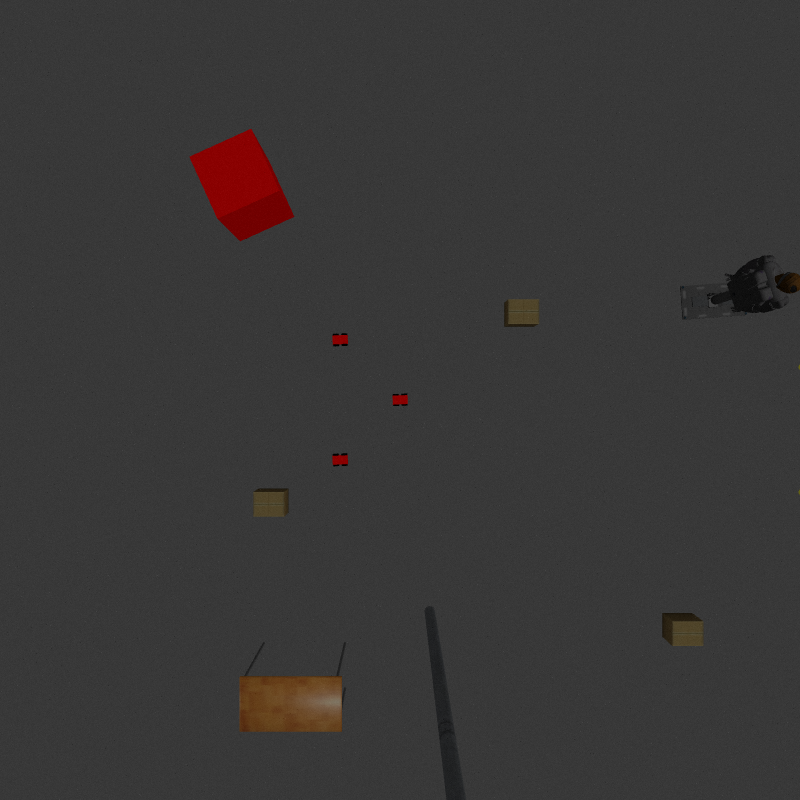
#> input picture catkin_ws/src/multi_robot/src/raw_img.png, 800 x 800 px, found by its file name
$ python sample.py
#> lines starting #> are read from the running program, lines starting #| are printed output that depends on the picture; after the words box and inside, x2 and y2 are one past the last pixel; in counts of white or black regions, pixels touching at a corner belong together
import cv2
import numpy as np
import matplotlib.pyplot as plt

cv_image = cv2.imread('multi_robot/src/raw_img.png')
#> cv_image is the input picture: shape (800, 800, 3); mean B, G, R 54.8, 55.2, 57

cv2.imshow("Image window", cv_image)
cv2.waitKey(0)

# gray = cv2.cvtColor(cv_image, cv2.COLOR_BGR2GRAY)
blue_img, green_img, red_img = cv2.split(cv_image)
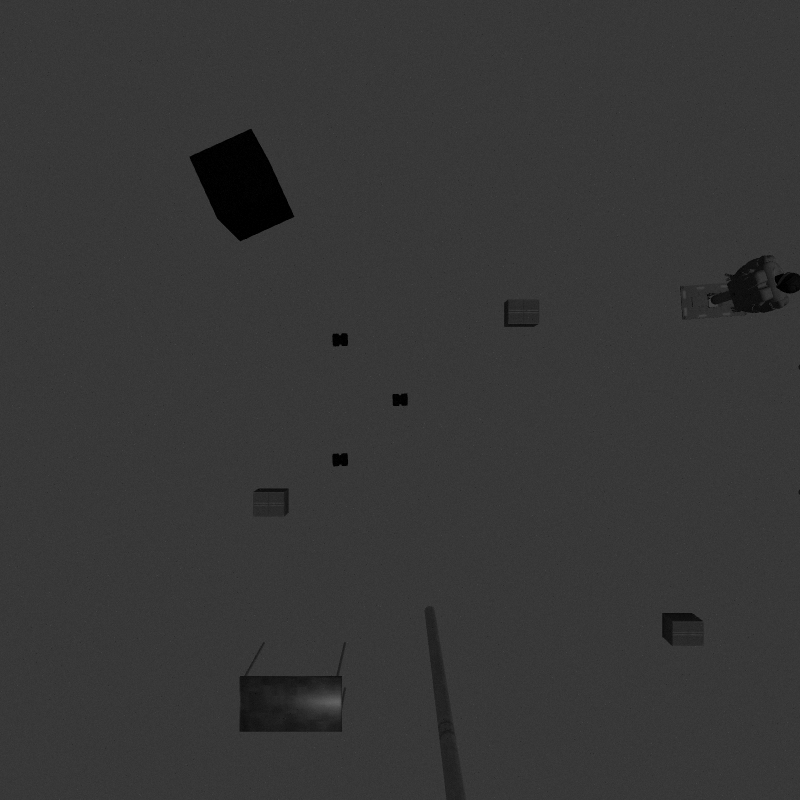
#> blue_img: shape (800, 800); min 0, max 99, mean 54.8
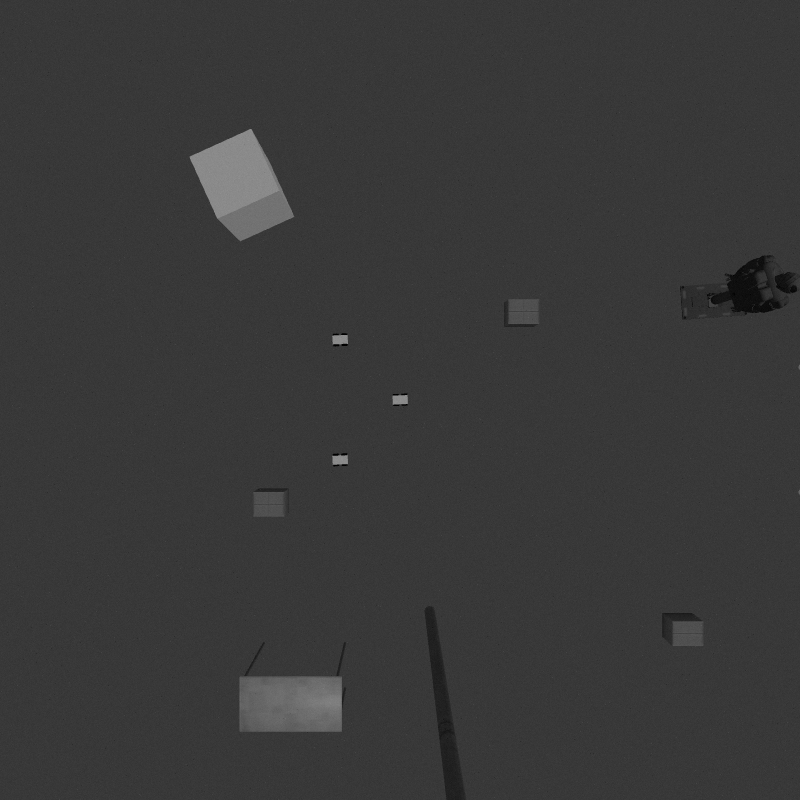
#> red_img: shape (800, 800); min 0, max 146, mean 57

# blur = cv2.GaussianBlur(red_img, (5, 5), cv2.BORDER_DEFAULT)
ret, thresh = cv2.threshold(red_img, 58, 255, cv2.THRESH_BINARY)
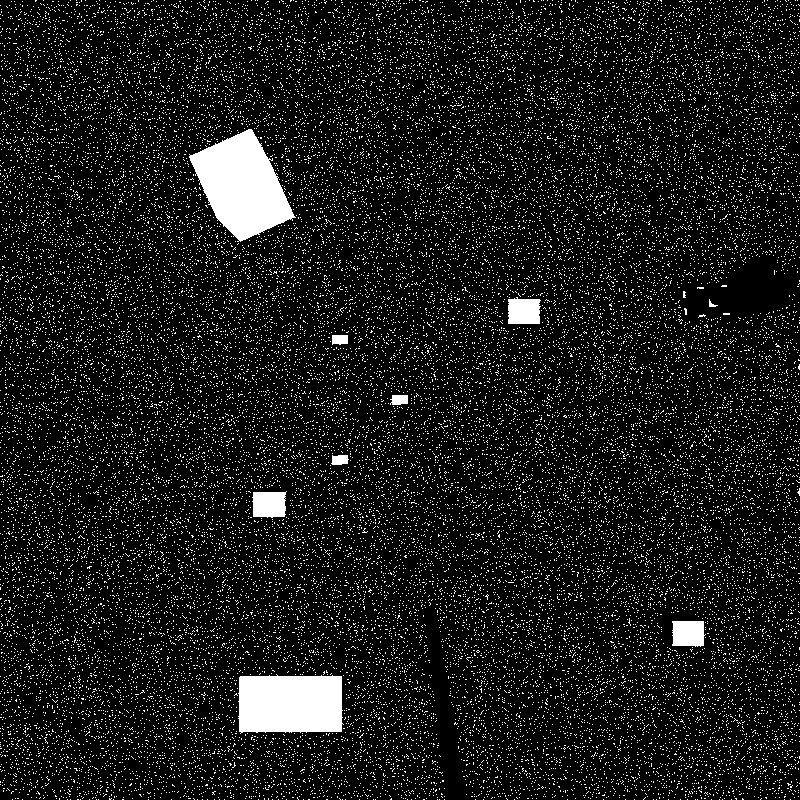
#> thresh: shape (800, 800); 10.1% white; 34774 white regions (34765 under 20 px)


cv2.imshow("thresh.png",thresh)
cv2.waitKey(0)

# [12 lines of commented-out code are left out]

contours, hierarchy = cv2.findContours(thresh, cv2.RETR_TREE, cv2.CHAIN_APPROX_SIMPLE)
#> contours = 34803 contours, 34795 with area under 20; largest, box (x1, y1, x2, y2) and area: (189, 129, 296, 242) 6742, (238, 674, 344, 734) 5630, (252, 491, 287, 518) 760, (508, 297, 541, 324) 737, (672, 621, 706, 647) 730, (390, 395, 408, 405) 130, (331, 455, 349, 465) 126, (332, 335, 348, 345) 122

# [16 lines of commented-out code are left out]
for c in contours:
    rect = cv2.minAreaRect(c)

    area=rect[1][0]*rect[1][1]
    if area>150 and area<400:
        box = cv2.boxPoints(rect)
        box = np.int0(box)

        cv_image = cv2.drawContours(cv_image,[box],0,(0,255,0),2)
        M = cv2.moments(c)
        if M['m00'] != 0:
            cx = int(M['m10']/M['m00'])
            cy = int(M['m01']/M['m00'])
            print(cx,cy)
            cv2.circle(cv_image, (cx, cy), 1, (0, 0, 255), -1)
#> this loop made 34803 passes
#> (rect, area) on passes 1 to 3: (((790, 799), (0, 0), -90), 0), (((784, 799), (0, 0), -90), 0), (((731, 799), (0, 0), -90), 0)
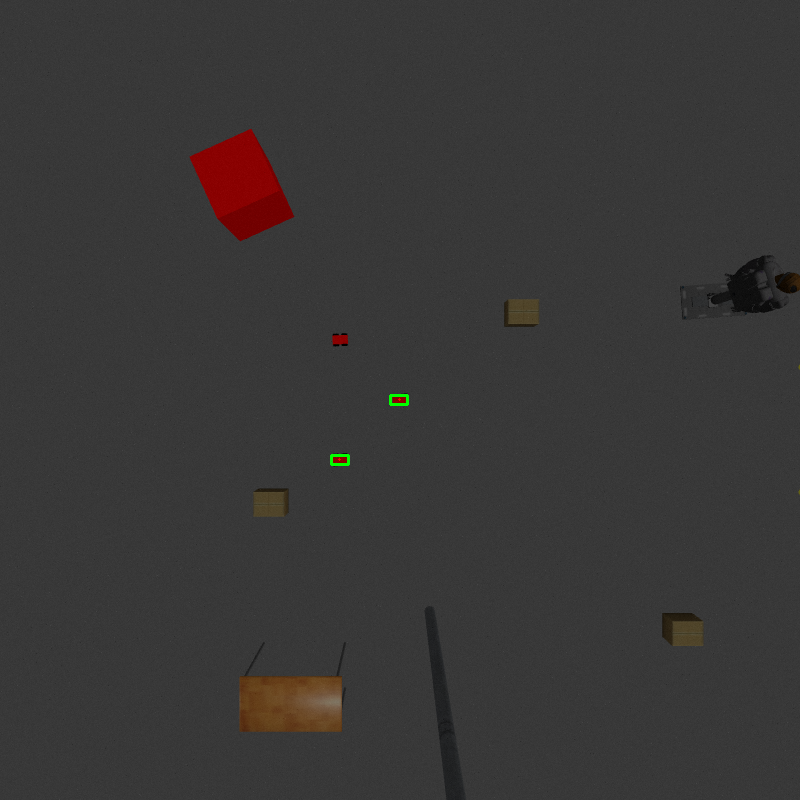
#> cv_image: shape (800, 800, 3); 0.05% of pixels changed, all inside (x1, y1, x2, y2) = (330, 394, 409, 466)


# cv2.imshow("Mask", mask)
# cv2.waitKey(0)
cv2.imshow("Show", cv_image)
cv2.waitKey(0)

$ run again, with catkin_ws/src/multi_robot/src/frame0000.jpg saved as catkin_ws/src/multi_robot/src/raw_img.png
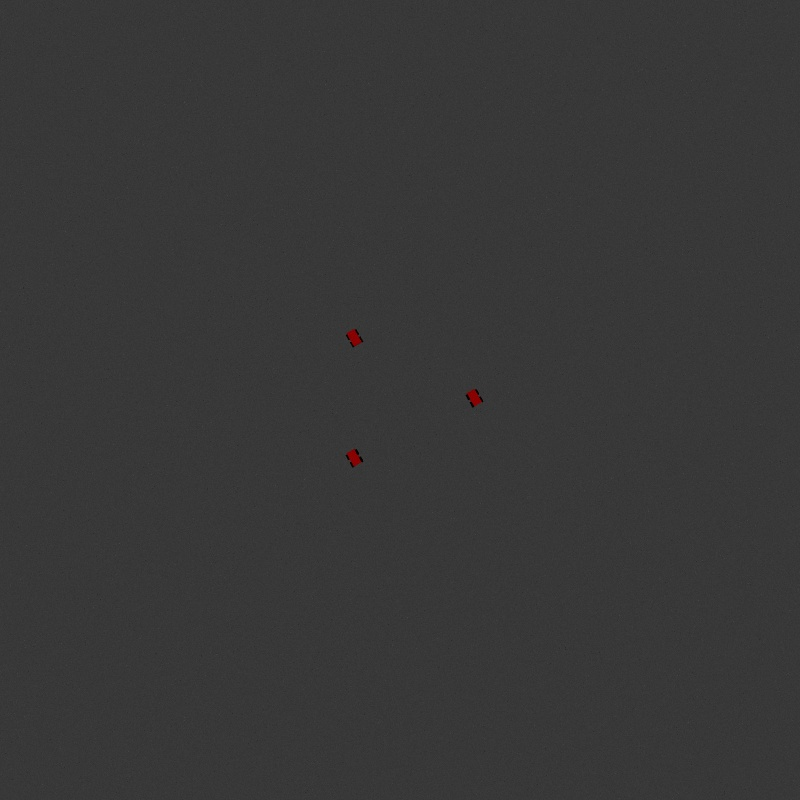
#> input picture catkin_ws/src/multi_robot/src/frame0000.jpg, 800 x 800 px, found by its file name
#> cv_image is the input picture: shape (800, 800, 3); mean B, G, R 55.9, 55.9, 56
#> `ret, thresh = cv2.threshold(red_img, 58, 255, cv2.THRESH_BINARY)`:
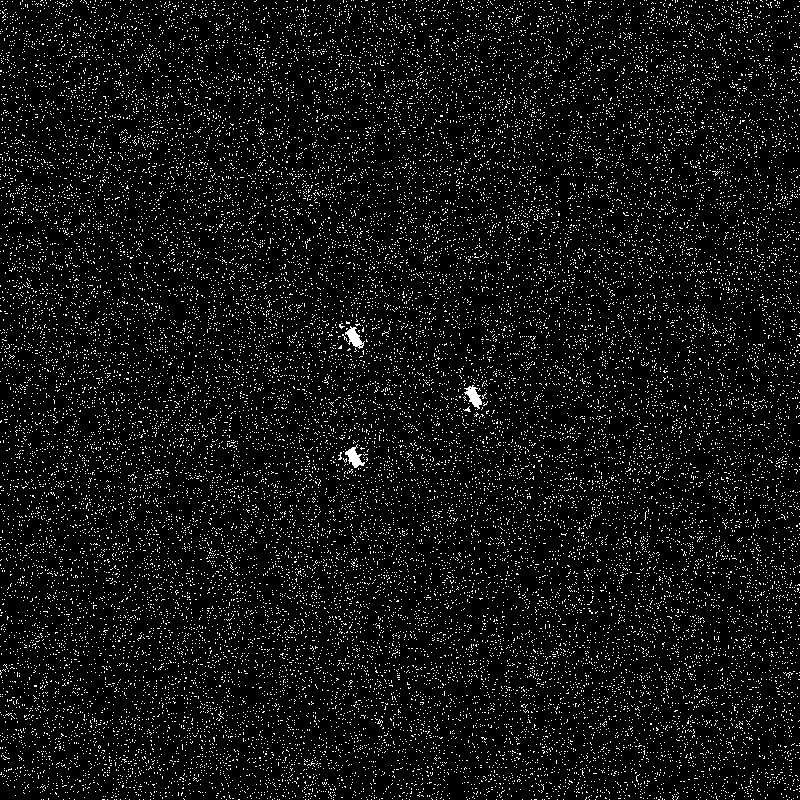
#> thresh: shape (800, 800); 7% white in thin lines or dots
#> contours = 28547 contours, 28544 with area under 20; largest, box (x1, y1, x2, y2) and area: (464, 385, 482, 410) 178, (345, 326, 365, 349) 177, (345, 444, 365, 468) 172
#> the loop `for c in contours:` made 28547 passes
#> rect on passes 1 to 3: ((791, 799), (0, 0), -90), ((787, 799), (0, 0), -90), ((753, 799), (0, 0), -90)
#> after the loop `for c in contours:`:
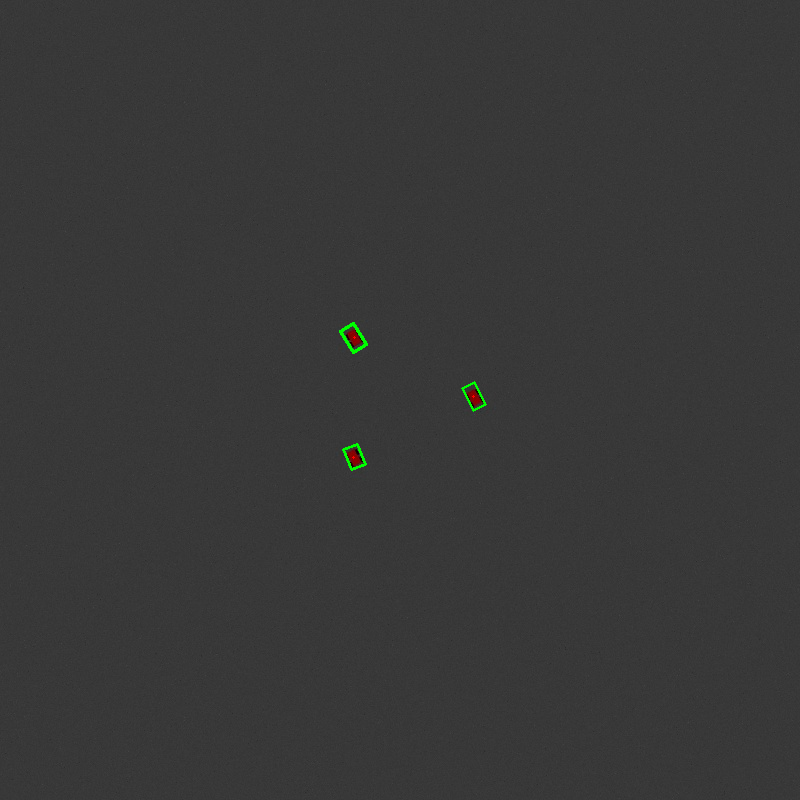
#> cv_image: shape (800, 800, 3); 0.1% of pixels changed, all inside (x1, y1, x2, y2) = (339, 322, 487, 471)
